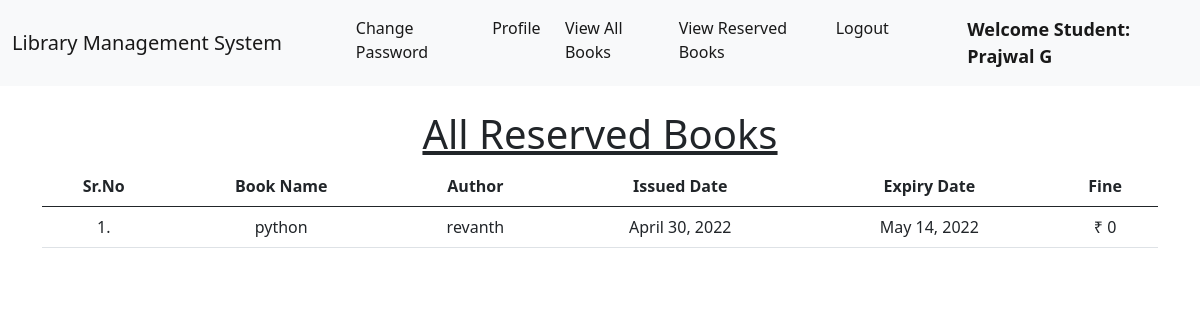
The app's page /student_issued_books/ (signed in), older data.
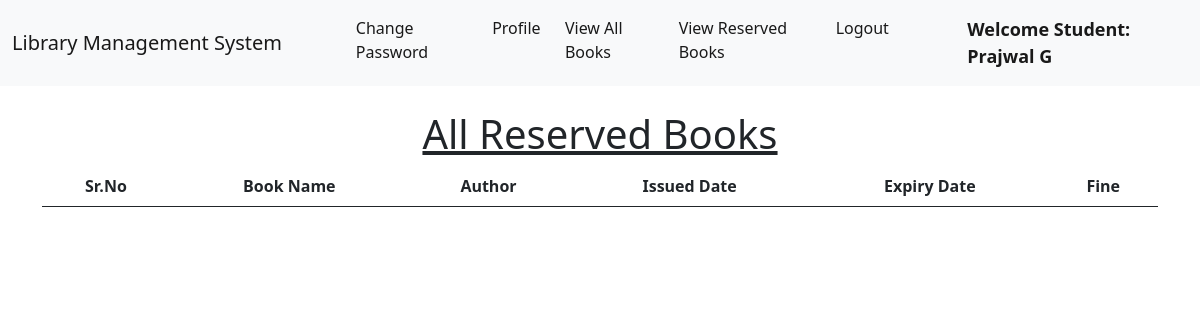
The same page, newer data.
### base/models.py (models this page shows, shortened)
class Book(models.Model):
    name = models.CharField(max_length=200)
    author = models.CharField(max_length=200)
    book_id = models.PositiveIntegerField()
    category = models.CharField(max_length=50)
    availability = models.IntegerField(default=0)

class IssuedBook(models.Model):
    student_id = models.CharField(max_length=100, blank=True)
    book_id = models.CharField(max_length=13)
    issued_date = models.DateField(auto_now=True)
    expiry_date = models.DateField(default=expiry)

### base/views.py (the view)
# urls.py: path("student_issued_books/", views.student_issued_books, name="student_issued_books"),
@login_required(login_url = '/student_login')
def student_issued_books(request):
    student = Student.objects.filter(user_id=request.user.id).first()
    issuedBooks = IssuedBook.objects.filter(student_id=student.user_id)
    li1 = []
    li2 = []
    for i in issuedBooks:
        books = Book.objects.filter(book_id=i.book_id)
        for book in books:
            days=(date.today()-i.issued_date)
            d=days.days
            fine=0
            if d>15:
                day=d-14
                fine=day*5
            t=(book.name, book.author, issuedBooks[0].issued_date, issuedBooks[0].expiry_date, fine)
            li1.append(t)
    return render(request,'student_issued_books.html',{'li1':li1})

### base/templates/student_issued_books.html (shortened to what this page needs)
{% extends 'student_navbar.html' %}
{% load static %}
{% block body %}
<div class="container mt-4">
    <h1 class="text-center"><u>All Reserved Books</u></h1>
    <table class="table table-hover" id="example">
        <thead>
            <tr class="text-center">
                <th>Sr.No</th>
                <th>Book Name</th>
                <th>Author</th>
                <th>Issued Date</th>
                <th>Expiry Date</th>
                <th>Fine</th>
            </tr>
        </thead>
        <tbody>
            {% for i in li1 %}
            <tr class="text-center">
                <td>{{forloop.counter}}.</td>
                <td>{{i.0}}</td>
                <td>{{i.1}}</td>
                <td>{{i.2}}</td>
                <td>{{i.3}}</td>
                <td>₹ {{i.4}}</td>
            </tr>
            {% endfor %}
        </tbody>
    </table>
    </div>
{% endblock %}

Row changes from the older to the newer data that the page shows:
no longer on this page (row edited): Book: name "python", author "revanth"
removed IssuedBook: issued_date "April 30, 2022", expiry_date "May 14, 2022"
Text that changed along with them:
list line gone: "1 . ₹ 0"
